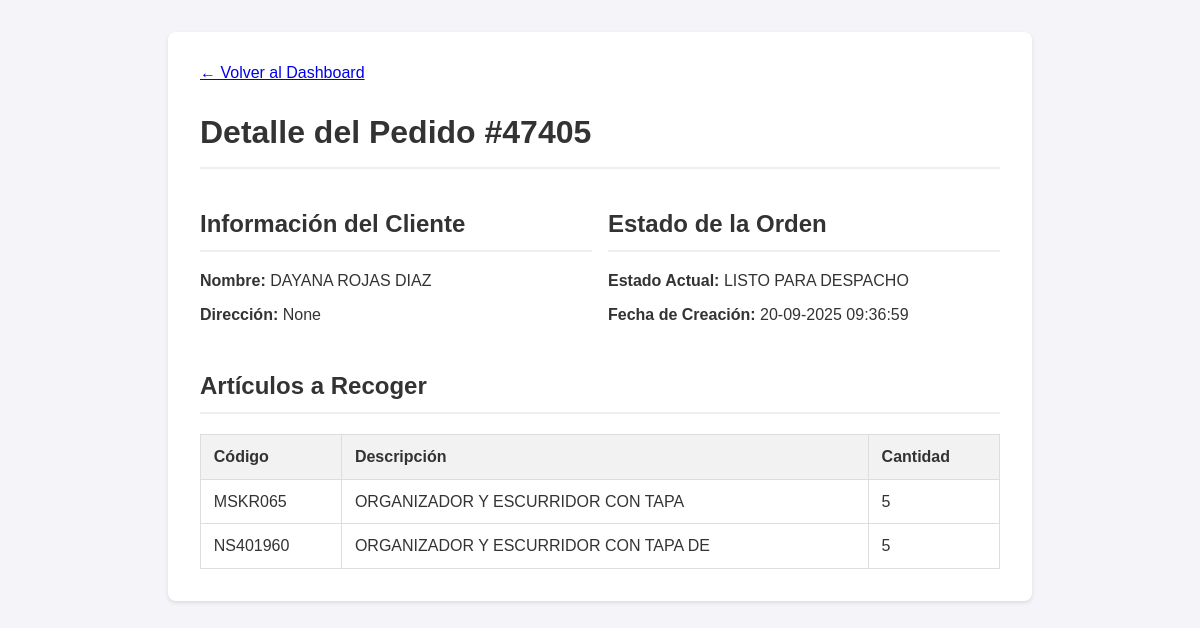
Before: /orden/9 (signed in) with the older database file.
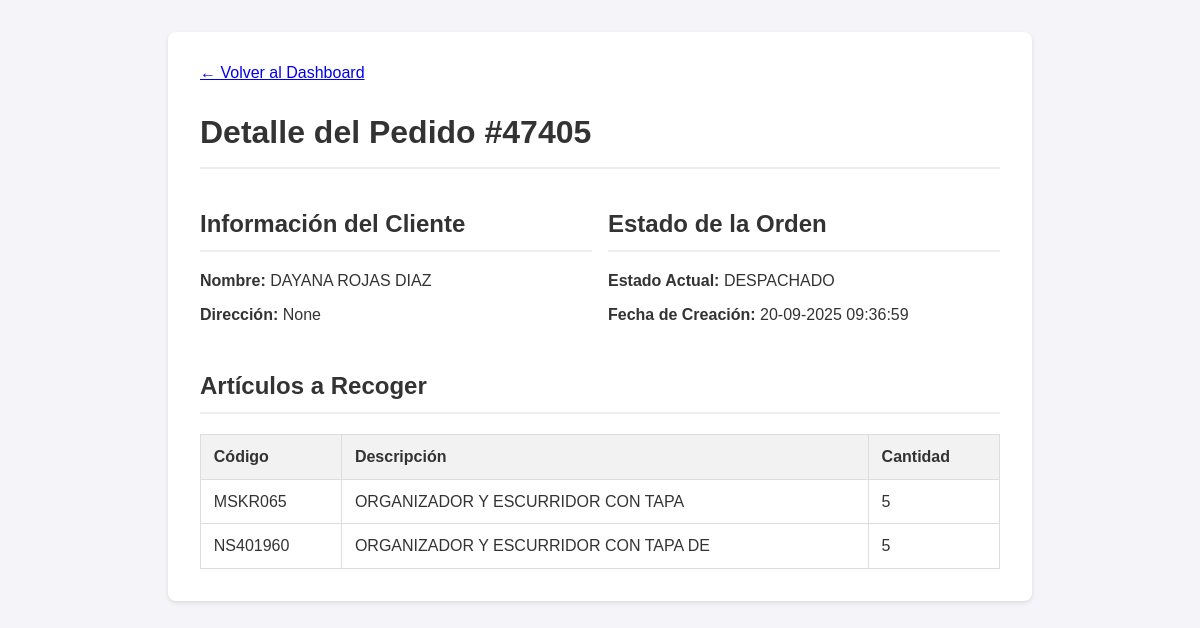
After: the same page with the newer database file.
### app.py (models this page shows, shortened)
class Orden(db.Model):
    id = db.Column(db.Integer, primary_key=True)
    numero_pedido = db.Column(db.String(50), unique=True, nullable=False)
    cliente_nombre = db.Column(db.String(200), nullable=False)
    cliente_direccion = db.Column(db.String(300), nullable=True)
    estado = db.Column(db.String(30), nullable=False, default='PENDIENTE')
    fecha_creacion = db.Column(db.DateTime, nullable=False, default=datetime.datetime.utcnow)
    lote_id = db.Column(db.Integer, db.ForeignKey('lote_picking.id'), nullable=True)
    items = db.relationship('ItemOrden', backref='orden', lazy=True, cascade="all, delete-orphan")
    fecha_inicio_picking = db.Column(db.DateTime, nullable=True)
    fecha_fin_picking = db.Column(db.DateTime, nullable=True)
    fecha_fin_packing = db.Column(db.DateTime, nullable=True)
    fecha_despacho = db.Column(db.DateTime, nullable=True)
    packer_id = db.Column(db.Integer, db.ForeignKey('user.id', ondelete='SET NULL'), nullable=True)
    packer = db.relationship('User', foreign_keys=[packer_id])
    devolucion_confirmada = db.Column(db.Boolean, default=False, nullable=False)
    bultos = db.relationship('Bulto', backref='orden', cascade="all, delete-orphan")
    hoja_de_ruta_id = db.Column(db.Integer, db.ForeignKey('hoja_de_ruta.id'), nullable=True)
    destino_id = db.Column(db.Integer, db.ForeignKey('destino.id'), nullable=True)
    destino = db.relationship('Destino', backref='ordenes')
    guia_encomienda = db.Column(db.String(100), nullable=True)
    nota_entrega = db.Column(db.Text, nullable=True)
    fecha_entrega_final = db.Column(db.DateTime, nullable=True)
    nota_bodega = db.Column(db.Text, nullable=True)
    foto_guia_url = db.Column(db.String(500), nullable=True)

### app.py (the view)
@app.route('/orden/<int:orden_id>')
@login_required
def detalle_orden(orden_id):
    orden = Orden.query.get_or_404(orden_id)
    return render_template('detalle_orden.html', orden=orden)

### app.py (called while the page is built)
@login_manager.user_loader
def load_user(user_id):
    return db.session.get(User, int(user_id))

@app.template_filter('localtime')
def to_localtime_filter(utc_datetime):
    if not utc_datetime: return ""
    local_tz = pytz.timezone('America/Costa_Rica')
    local_dt = utc_datetime.replace(tzinfo=pytz.utc).astimezone(local_tz)
    return local_dt.strftime('%d-%m-%Y %H:%M:%S')

### templates/detalle_orden.html (shortened to what this page needs)
<!DOCTYPE html>
<html lang="es">
<head>
</head>
<body>
    <div class="container">
        <a href="{{ url_for('dashboard') }}" class="back-link">← Volver al Dashboard</a>
        <h1>Detalle del Pedido #{{ orden.numero_pedido }}</h1>
        <div class="info-grid">
            <div>
                <h2>Información del Cliente</h2>
                <p><strong>Nombre:</strong> {{ orden.cliente_nombre }}</p>
                <p><strong>Dirección:</strong> {{ orden.cliente_direccion }}</p>
            </div>
            <div>
                <h2>Estado de la Orden</h2>
                <p><strong>Estado Actual:</strong> {{ orden.estado.replace('_', ' ') }}</p>
                <p><strong>Fecha de Creación:</strong> {{ orden.fecha_creacion | localtime }}</p>
            </div>
        </div>
        <h2>Artículos a Recoger</h2>
        <table>
            <thead>
                <tr>
                    <th>Código</th>
                    <th>Descripción</th>
                    <th>Cantidad</th>
                </tr>
            </thead>
            <tbody>
                {% for item in orden.items %}
                <tr>
                    <td>{{ item.codigo_articulo }}</td>
                    <td>{{ item.descripcion_articulo }}</td>
                    <td>{{ item.cantidad_solicitada }}</td>
                </tr>
                {% endfor %}
            </tbody>
        </table>
    </div>
</body>
</html>

Changed rows visible on the page:
changed Orden "DAYANA ROJAS DIAZ": estado.replace "LISTO PARA DESPACHO" → "DESPACHADO"
